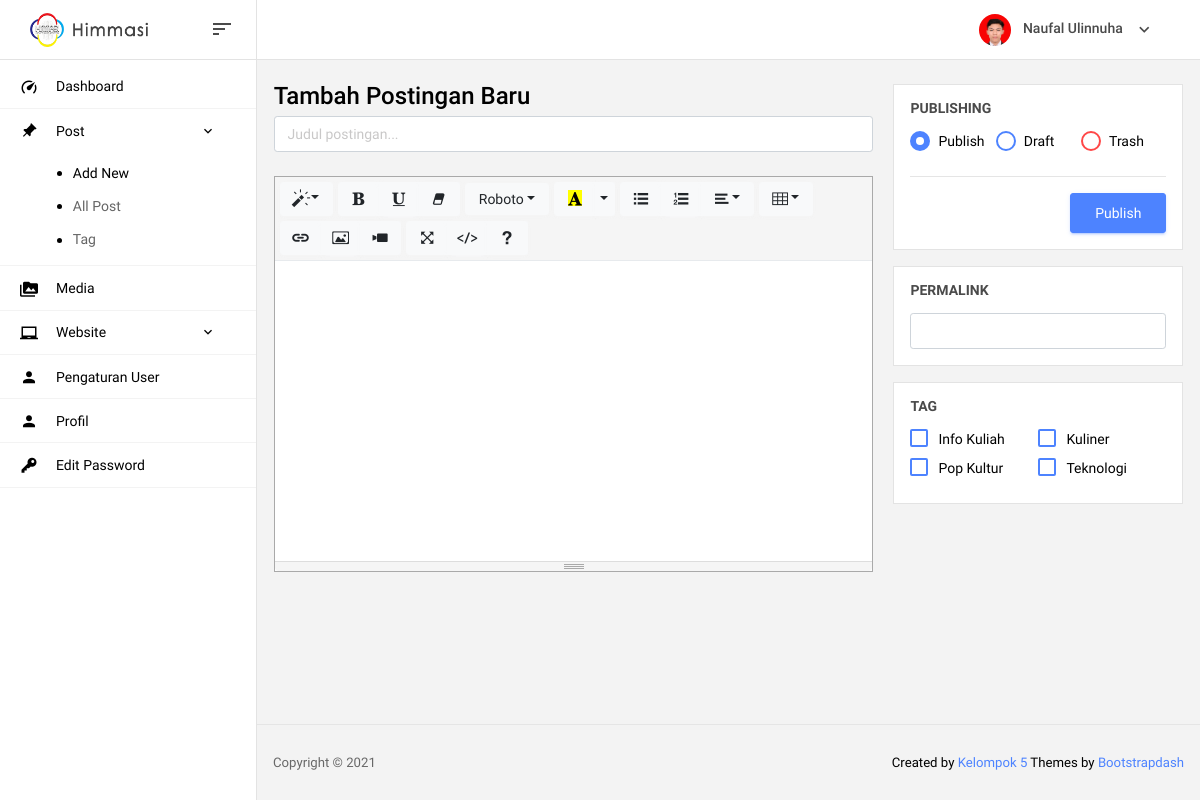
Before: /admin/post-new (signed in) with the older database file.
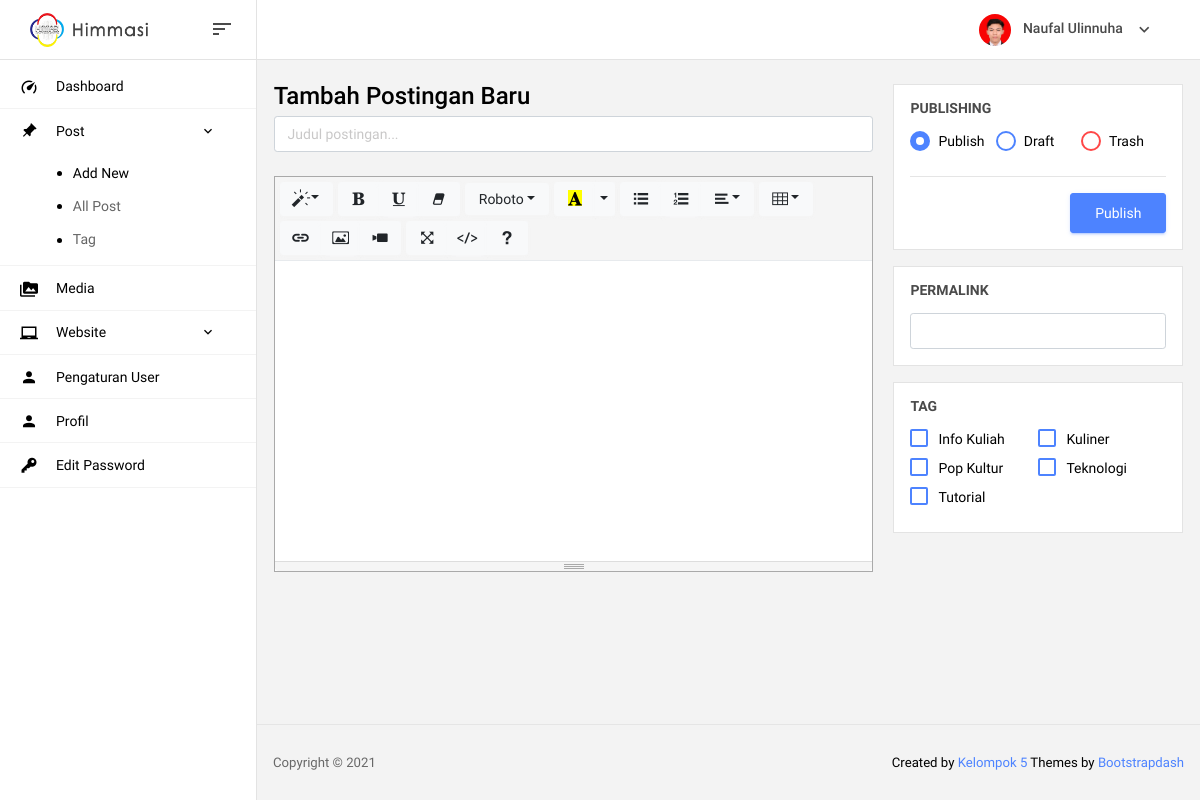
After: the same page with the newer database file.
### tables this page shows
CREATE TABLE `tag` (
  `id_tag` int(11) NOT NULL,
  `tag` varchar(50) NOT NULL
);

### admin/page/post-new.php (the view, shortened to what this page needs)
<form method="post">
<div class="row">
	<div class="col-md-8">
    <div class="form-group">
      <h3>Tambah Postingan Baru</h3>
      <input type="text" class="form-control form-control-sm" id="judul" name="judul" placeholder="Judul postingan..." maxlength="90" required>
    </div>
	</div>
	<div class="col-md-4">
		<div class="card">
			<div class="card-body">
				<h4 class="card-title">Publishing</h4>
				<div class="form-group row m-0">
          <div class="form-check col-4 my-0">
            <label class="form-check-label">
              Publish
            </label>
          </div>
          <div class="form-check col-4 my-0">
            <label class="form-check-label">
              Draft
            </label>
          </div>
          <div class="form-check form-check-danger col-4 my-0">
            <label class="form-check-label">
              Trash
            </label>
          </div>
        </div>
        <hr>
        <div class="row m-0">
        	<button type="submit" name="submit-new" id="submitNew" class="btn btn-primary ml-auto">Publish</button>
        </div>
			</div>
		</div>
		<div class="card">
			<div class="card-body">
				<h4 class="card-title">Permalink</h4>
				<input type="text" class="form-control form-control-sm" id="link" name="link" maxlength="90" required>
			</div>
		</div>
		<div class="card">
			<div class="card-body">
				<h4 class="card-title">Tag</h4>
				<div class="form-group row m-0">
          <?php
            $sql = "SELECT `id_tag`, `tag` FROM `tag` ORDER BY `tag`";
            $query = mysqli_query($koneksi,$sql);
            while($data = mysqli_fetch_array($query)){
              $id_tag  = $data["id_tag"];
              $tag     = $data["tag"];
          ?>
          <div class="form-check col-6 my-0">
            <label class="form-check-label">
              <input type="checkbox" class="form-check-input" name="tag[]" value="<?= $id_tag ?>"><?= $tag ?>
            </label>
          </div>
          <?php } ?>
        </div>
			</div>
		</div>
	</div>
</div>
</form>

Changed rows visible on the page:
added tag: tag "Tutorial"
